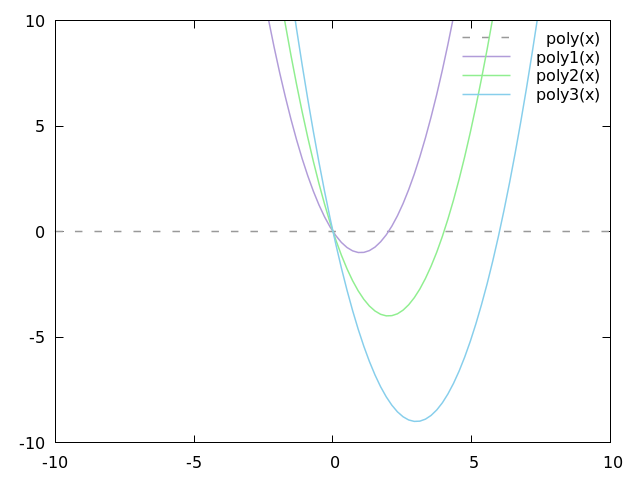

Generate this figure with gnuplot:
set term pngcairo dashed
set output '5.png'
set key reverse enhanced
set xrange [-10:10]
set yrange [-10:10]
poly(x)=0
poly1(x)=(x-2)*x
poly2(x)=(x-4)*x
poly3(x)=(x-6)*x
set style line 1 lw 1.5 dt 2 lc rgb '#999999'
set style line 2 lw 1.5 lc rgb '#b19cd9'
set style line 3 lw 1.5 lc rgb '#90ee90'
set style line 4 lw 1.5 lc rgb '#87ceeb'
plot poly(x) with lines ls 1,poly1(x) with lines ls 2,poly2(x) with lines ls 3,poly3(x) with lines ls 4
